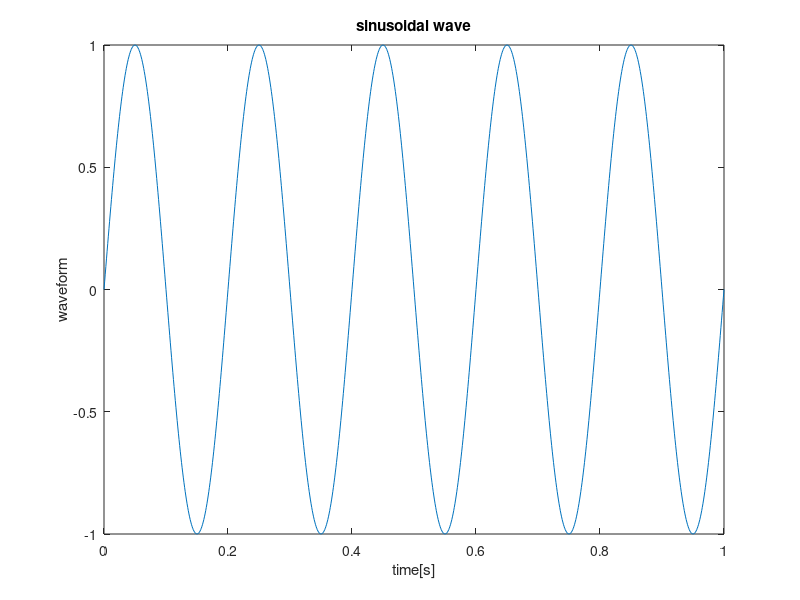

This chart was generated by the following MATLAB code:
clear;
t=0:0.001:1;
f=5;
y=sin(2*pi*f*t);
plot(t,y);
%plot(y);
xlabel('time[s]');
ylabel('waveform');
title('sinusoidal wave');

%演習6-1

